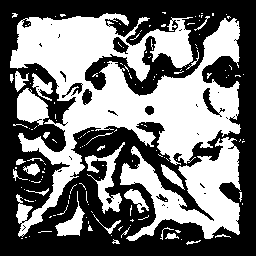
#> input picture assets_src/map-export/passability.png, 256 x 256 px
$ python postprocess_render.py ../assets_src/map-export/passability.png out.png
#> lines starting #> are read from the running program, lines starting #| are printed output that depends on the picture; after the words box and inside, x2 and y2 are one past the last pixel; in counts of white or black regions, pixels touching at a corner belong together
#!/usr/bin/env python3
# Post-process the Blender render: additive bloom on bright/glowing pixels,
# warm-highlight / cool-shadow dusk grade, saturation lift, and a soft vignette.
import sys, numpy as np
from PIL import Image, ImageFilter

src = sys.argv[1] if len(sys.argv) > 1 else "map_render.png"
dst = sys.argv[2] if len(sys.argv) > 2 else src.replace(".png", "_final.png")

img = Image.open(src).convert("RGB")
#> img is the input picture: PIL image 256x256 RGB; 45.7% white; 150 white regions (123 under 20 px), largest, box (x1, y1, x2, y2) and area: (10, 13, 241, 237) 20126, (120, 137, 241, 241) 5569, (85, 142, 125, 214) 874
W, H = img.size
#> W = 256; H = 256
a = np.asarray(img).astype(np.float32) / 255.0

# ---- 1. bloom: isolate bright pixels, blur at several radii, add back --------
lum = a @ np.array([0.2126, 0.7152, 0.0722], np.float32)
thresh = 0.80
mask = np.clip((lum - thresh) / (1 - thresh), 0, 1)[..., None]
bright = a * mask
bright_img = Image.fromarray((np.clip(bright, 0, 1) * 255).astype(np.uint8))
bloom = np.zeros_like(a)
for radius, weight in [(4, 0.55), (10, 0.45), (22, 0.35), (44, 0.28)]:
    b = np.asarray(bright_img.filter(ImageFilter.GaussianBlur(radius))).astype(np.float32) / 255.0
    bloom += b * weight
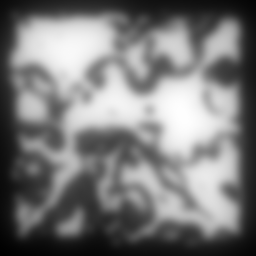
#> bloom: shape (256, 256, 3) float32; min 0.0461, max 1.45, mean 0.722; drawn with min black and max white
a = 1.0 - (1.0 - a) * (1.0 - np.clip(bloom * 0.68, 0, 1))   # screen blend
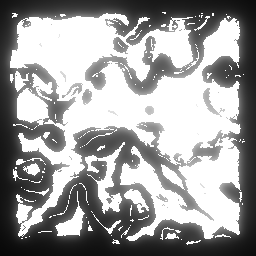
#> a: shape (256, 256, 3) float32; min 0.0314, max 1, mean 0.622

# ---- 2. dusk grade: warm highlights, cool shadows (teal-orange) --------------
l = (a @ np.array([0.2126, 0.7152, 0.0722], np.float32))[..., None]
warm = np.array([1.09, 1.02, 0.90], np.float32)     # multiply highlights
#> warm = [1.09, 1.02, 0.9]
cool = np.array([0.96, 1.00, 1.08], np.float32)     # tint shadows
#> cool = [0.96, 1, 1.08]
grade = cool * (1 - l) + warm * l
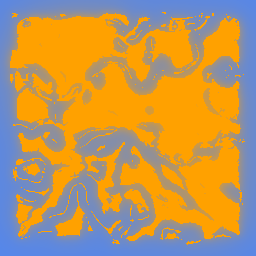
#> grade: shape (256, 256, 3) float32; mean R, G, B 1.04, 1.01, 0.968; drawn with min black and max white
a = np.clip(a * grade, 0, 1)

# ---- 3. saturation + gentle contrast S-curve --------------------------------
gray = (a @ np.array([0.2126, 0.7152, 0.0722], np.float32))[..., None]
a = np.clip(gray + (a - gray) * 1.16, 0, 1)          # +16% saturation
a = np.clip((a - 0.5) * 1.07 + 0.5, 0, 1)            # subtle contrast

# ---- 4. vignette -------------------------------------------------------------
yy, xx = np.mgrid[0:H, 0:W].astype(np.float32)
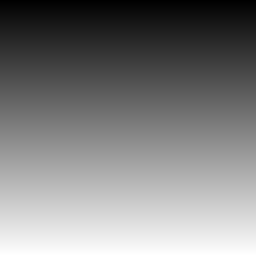
#> yy: shape (256, 256) float32; min 0, max 255, mean 127.5
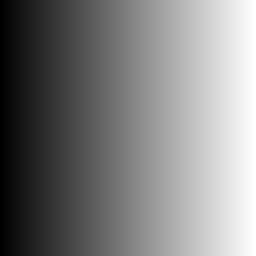
#> xx: shape (256, 256) float32; min 0, max 255, mean 127.5
cx, cy = W / 2, H / 2
#> cx = 128; cy = 128
r = np.sqrt(((xx - cx) / (W * 0.62)) ** 2 + ((yy - cy) / (H * 0.62)) ** 2)
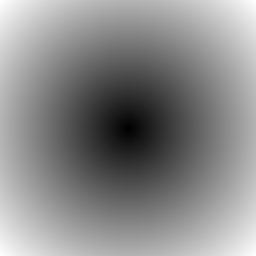
#> r: shape (256, 256) float32; min 0, max 1.14, mean 0.617; drawn with min black and max white
vig = np.clip(1.0 - 0.32 * np.clip(r - 0.55, 0, 1) ** 2, 0, 1)[..., None]
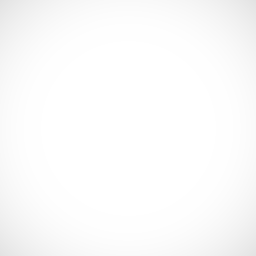
#> vig: shape (256, 256, 1) float32; min 0.888, max 1, mean 0.988
a = a * vig

out = Image.fromarray((np.clip(a, 0, 1) * 255 + 0.5).astype(np.uint8))
out.save(dst)
print("post ->", dst, out.size)
#| post -> out.png (256, 256)
